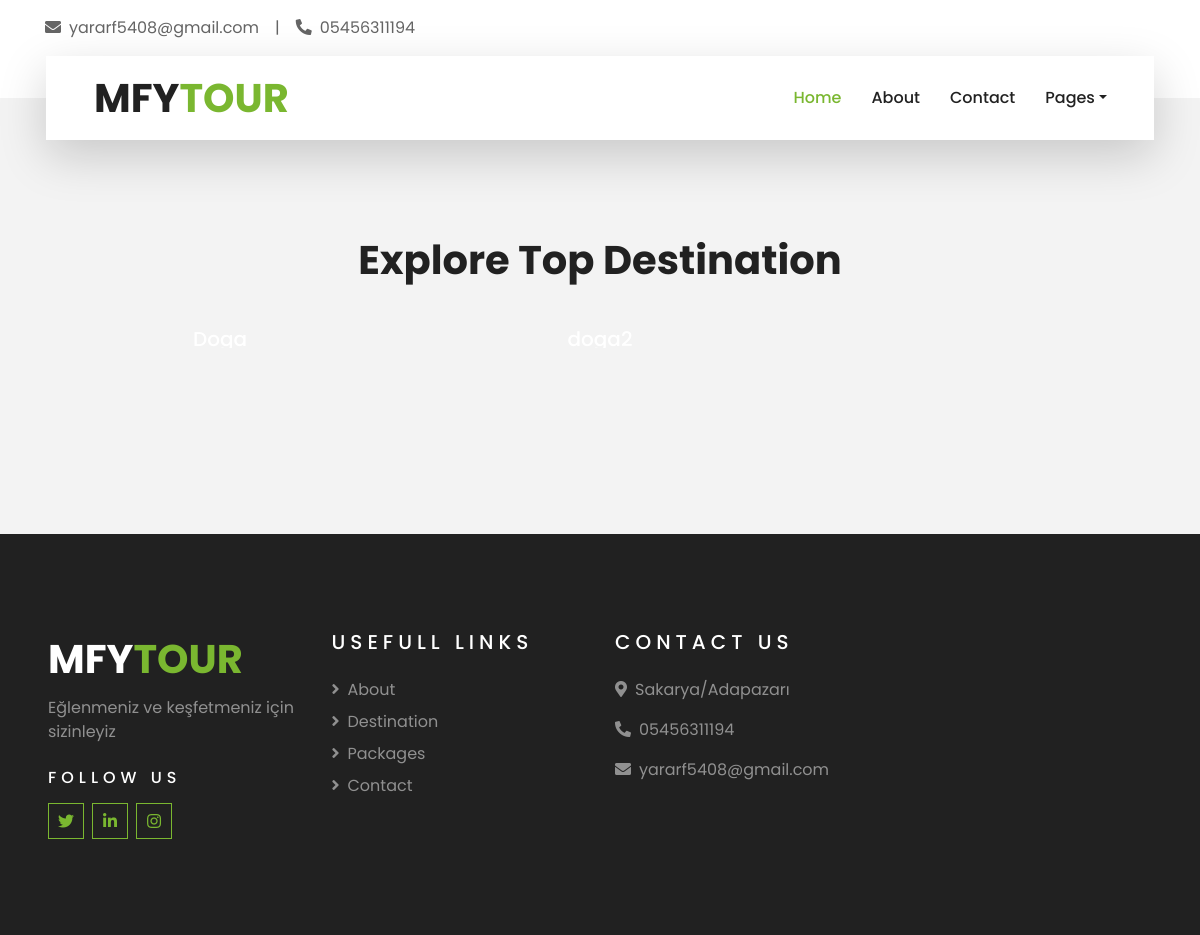
Page /destination/ on the earlier database version.
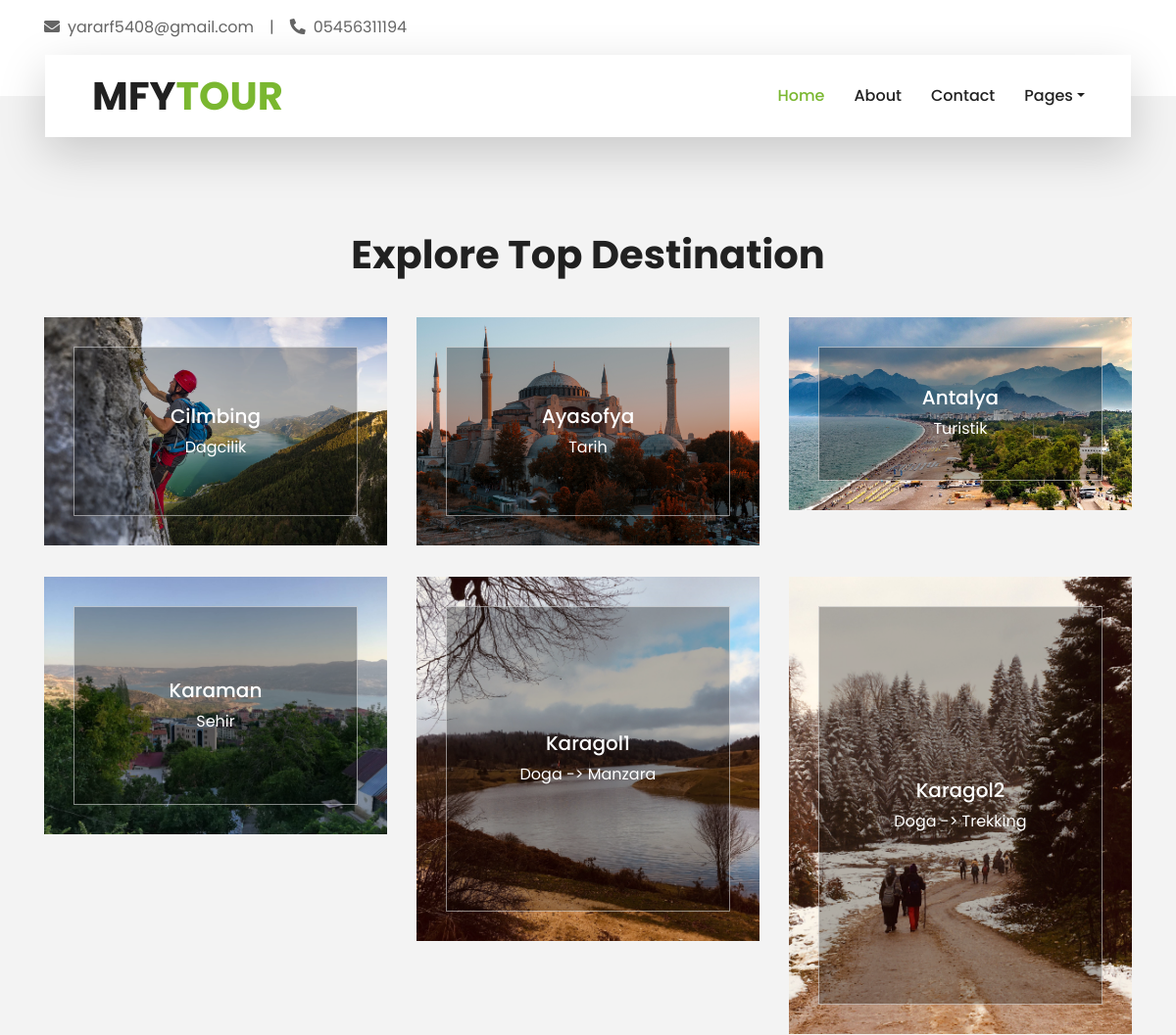
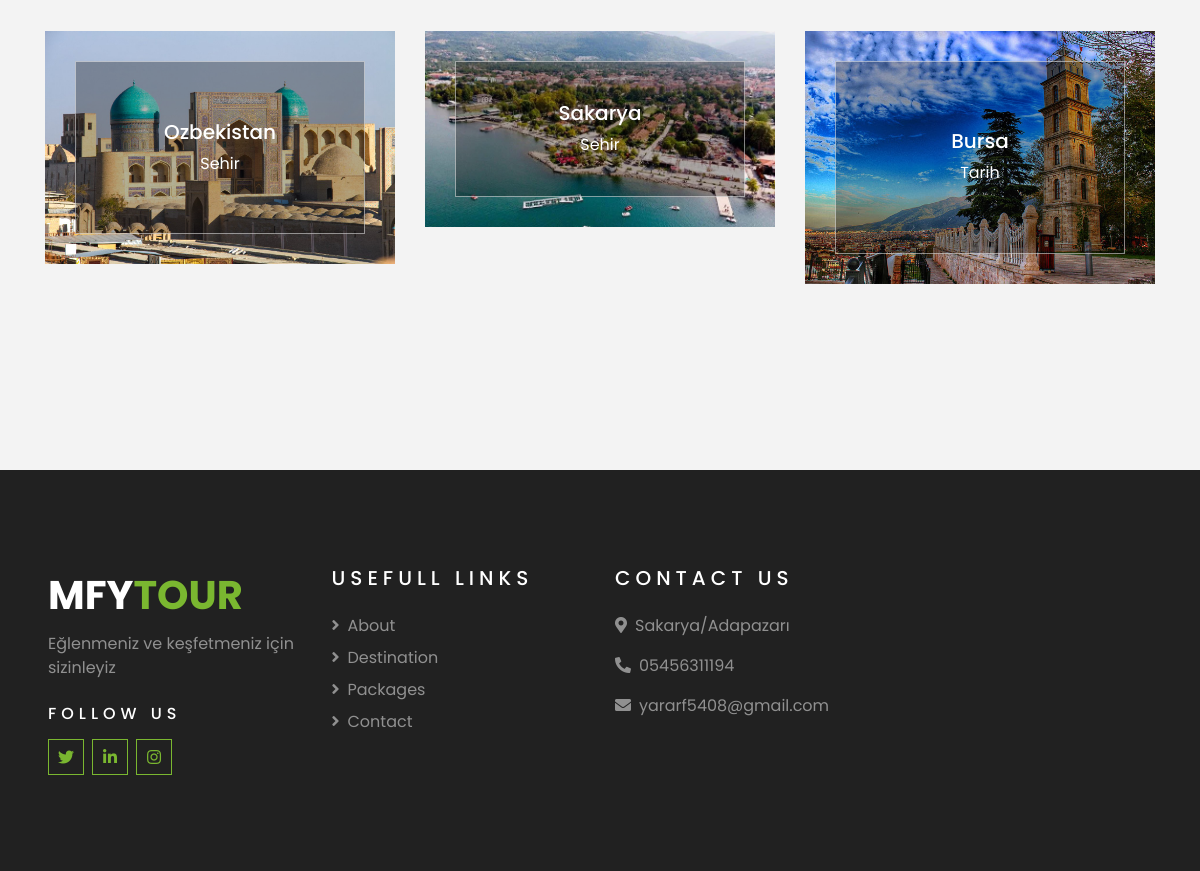
Same page on the later database version (2 pictures, top to bottom).
### content/models.py (models this page shows, shortened)
class Content(models.Model):
    STATUS=(
        ('True', 'Evet'),
        ('False', 'Hayır'),
    )
    category=models.ForeignKey(Category, on_delete=models.CASCADE)
    title=models.CharField(max_length=100)
    keywords = models.CharField(max_length=255)
    description = models.CharField(max_length=255)
    image = models.ImageField(blank=True, upload_to='images/')
    detail=RichTextUploadingField(blank=True)
    gun=models.CharField(blank=True,max_length=15)
    type = models.CharField(blank=True, max_length=50)
    konum=models.CharField(blank=True,max_length=255)
    city=models.CharField(blank=True,max_length=50)
    country=models.CharField(blank=True,max_length=50)
    fiyat=models.CharField(blank=True,max_length=10)
    slug=models.SlugField(blank=True,max_length=100)
    status=models.CharField(blank=True,max_length=10, choices=STATUS)
    create_at=models.DateTimeField(auto_now_add=True)
    update_at=models.DateTimeField(auto_now=True)
    def image_tag(self):
        if self.image:
            return mark_safe('<img src="{}" height="50"/>'.format(self.image.url))
        else:
            return ""
    image_tag.short_description="Image"

class Category(MPTTModel):
    STATUS=(
        ('True', 'Evet'),
        ('False', 'Hayır'),
    )
    title=models.CharField(max_length=100)
    keywords = models.CharField(max_length=255)
    description = models.CharField(max_length=255)
    image = models.ImageField(blank=True, upload_to='images/')
    slug = models.SlugField(blank=True, max_length=100)
    status=models.CharField(blank=True,max_length=10, choices=STATUS)
    parent=TreeForeignKey('self', blank=True, null=True, related_name='children', on_delete=models.CASCADE)
    create_at=models.DateTimeField(auto_now_add=True)
    update_at=models.DateTimeField(auto_now=True)
    class MPTTMeta:
        order_insertion_by = ['title']
    def __str__(self):
        full_path=[self.title]
        k = self.parent
        while k is not None:
            full_path.append(k.title)
            k = k.parent
        return ' -> '.join(full_path[::-1])
    def image_tag(self):
        if self.image:
            return mark_safe('<img src="{}" height="50"/>'.format(self.image.url))
        else:
            return ""
    image_tag.short_description = "Image"

### home/views.py (the view)
# urls.py: path('destination/', views.destination, name='destination'),
def destination(request):
    setting=Setting.objects.get(pk=1)
    destinationdata=Content.objects.all()[:25]
    context = {'setting': setting,
               "page":"destination",
               "destinationdata":destinationdata}
    return render(request, 'destination.html', context)

### home/templates/destination.html (shortened to what this page needs)
{% extends "homebase.html" %}
{% block content %}
    {% load static %}
    <div class="container-fluid py-5">
        <div class="container pt-5 pb-3">
            <div class="text-center mb-3 pb-3">
                <h1>Explore Top Destination</h1>
            </div>
            <div class="row">
                {% for rs in destinationdata %}
                <div class="col-lg-4 col-md-6 mb-4">
                    <div class="destination-item position-relative overflow-hidden mb-2">
                        <img class="img-fluid" src="{{ rs.image.url }}" alt="">
                        <a class="destination-overlay text-white text-decoration-none" href="/packages">
                            <h5 class="text-white">{{ rs.title|safe }}</h5>
                            <span>{{ rs.category|safe }}</span>
                        </a>
                    </div>
                </div>
                {% endfor %}
            </div>
        </div>
    </div>
{% endblock %}

### home/templates/homebase.html (shortened to what this page needs)
<!DOCTYPE html>
<html lang="en">
<head>
    {% load static %}
    <link href="{% static "https://cdnjs.cloudflare.com/ajax/libs/font-awesome/5.10.0/css/all.min.css"%}"
%}" rel="stylesheet">
    <link href="{% static "lib/owlcarousel/assets/owl.carousel.min.css"%}"
 rel="stylesheet">
    <link href="{% static "lib/tempusdominus/css/tempusdominus-bootstrap-4.min.css"%}"
 rel="stylesheet" />
    <link href="{% static "css/style.css"%}"
 rel="stylesheet">
</head>
<body>
    {% include "header.html" %}
    {% block sidebar %} {% include "sidebar.html" %} {% endblock %}
    {% block content %}{% include "content.html" %} {% endblock %}
    {% include "footer.html" %}
</body>
</html>

### home/templates/header.html
{% load static %}
<link rel="stylesheet" href="https://cdnjs.cloudflare.com/ajax/libs/font-awesome/4.7.0/css/font-awesome.min.css">
    <div class="container-fluid bg-light pt-3 d-none d-lg-block">
        <div class="container">
            <div class="row">
                <div class="col-lg-6 text-center text-lg-left mb-2 mb-lg-0">
                    <div class="d-inline-flex align-items-center">
                        <p><i class="fa fa-envelope mr-2"></i>yararf5408@gmail.com</p>
                        <p class="text-body px-3">|</p>
                        <p><i class="fa fa-phone-alt mr-2"></i>05456311194</p>
                    </div>
                </div>
            </div>
        </div>
    </div>

### home/templates/sidebar.html (shortened to what this page needs)
{% load static %}
    <div class="container-fluid position-relative nav-bar p-0">
        <div class="container-lg position-relative p-0 px-lg-3" style="z-index: 9;">
            <nav class="navbar navbar-expand-lg bg-light navbar-light shadow-lg py-3 py-lg-0 pl-3 pl-lg-5">
                <a href="" class="navbar-brand">
                    <h1 class="m-0 text-primary"><span class="text-dark">MFY</span>TOUR</h1>
                </a>
                <div class="collapse navbar-collapse justify-content-between px-3" id="navbarCollapse">
                    <div class="navbar-nav ml-auto py-0">
                        <a href="http://127.0.0.1:8000/" class="nav-item nav-link active">Home</a>
                        <a href="http://127.0.0.1:8000/about/" class="nav-item nav-link">About</a>
                        <a href="http://127.0.0.1:8000/contact/" class="nav-item nav-link">Contact</a>
                        <div class="nav-item dropdown">
                            <a href="#" class="nav-link dropdown-toggle" data-toggle="dropdown">Pages</a>
                        </div>
                    </div>
                </div>
            </nav>
        </div>
    </div>

### home/templates/footer.html (shortened to what this page needs)
{% load static %}
<link rel="stylesheet" href="https://cdnjs.cloudflare.com/ajax/libs/font-awesome/4.7.0/css/font-awesome.min.css">
<link rel="stylesheet" href="https:\cdnjs.cloudflare.com\ajax\libs\font-awesome\5.10.0\css\all.min.css">
    <div class="container-fluid bg-dark text-white-50 py-5 px-sm-3 px-lg-5" style="margin-top: 90px;">
        <div class="row pt-5">
            <div class="col-lg-3 col-md-6 mb-5">
                <a href="" class="navbar-brand">
                    <h1 class="text-primary"><span class="text-white">MFY</span>TOUR</h1>
                </a>
                <p>Eğlenmeniz ve keşfetmeniz için sizinleyiz</p>
                <h6 class="text-white text-uppercase mt-4 mb-3" style="letter-spacing: 5px;">Follow Us</h6>
                <div class="d-flex justify-content-start">
                    <a class="btn btn-outline-primary btn-square mr-2" href="https://twitter.com/MehmetFatihYar3"><i class="fab fa-twitter"></i></a>
                    <a class="btn btn-outline-primary btn-square mr-2" href="https://www.linkedin.com/in/mehmet-fatih-yarar-981113248/"><i class="fab fa-linkedin-in"></i></a>
                    <a class="btn btn-outline-primary btn-square mr-2" href="https://www.instagram.com/mehmetfatihyarar/"><i class="fab fa-instagram"></i></a>
                </div>
            </div>
            <div class="col-lg-3 col-md-6 mb-5">
                <h5 class="text-white text-uppercase mb-4" style="letter-spacing: 5px;">Usefull Links</h5>
                <div class="d-flex flex-column justify-content-start">
                    <a class="text-white-50 mb-2" href="http://127.0.0.1:8000/about/"><i class="fa fa-angle-right mr-2"></i>About</a>
                    <a class="text-white-50 mb-2" href="http://127.0.0.1:8000/destination/"><i class="fa fa-angle-right mr-2"></i>Destination</a>
                    <a class="text-white-50 mb-2" href="http://127.0.0.1:8000/packages/"><i class="fa fa-angle-right mr-2"></i>Packages</a>
                    <a class="text-white-50 mb-2" href="http://127.0.0.1:8000/contact/"><i class="fa fa-angle-right mr-2"></i>Contact</a>
                </div>
            </div>
            <div class="col-lg-3 col-md-6 mb-5">
                <h5 class="text-white text-uppercase mb-4" style="letter-spacing: 5px;">Contact Us</h5>
                <p><i class="fa fa-map-marker-alt mr-2"></i>Sakarya/Adapazarı</p>
                <p><i class="fa fa-phone-alt mr-2"></i>05456311194</p>
                <p><i class="fa fa-envelope mr-2"></i>yararf5408@gmail.com</p>
            </div>
        </div>
    </div>

Differences in the rows shown:
added Content: image (picture), title "Cilmbing", category "Dagcilik"
added Content: image (picture), title "Ayasofya", category "Tarih"
added Content: image (picture), title "Antalya", category "Turistik"
added Content: image (picture), title "Karaman", category "Sehir"
added Content: image (picture), title "Karagol1", category "Doga -> Manzara"
added Content: image (picture), title "Karagol2", category "Doga -> Trekking"
added Content: image (picture), title "Ozbekistan", category "Sehir"
added Content: image (picture), title "Sakarya", category "Sehir"
added Content: image (picture), title "Bursa", category "Tarih"
